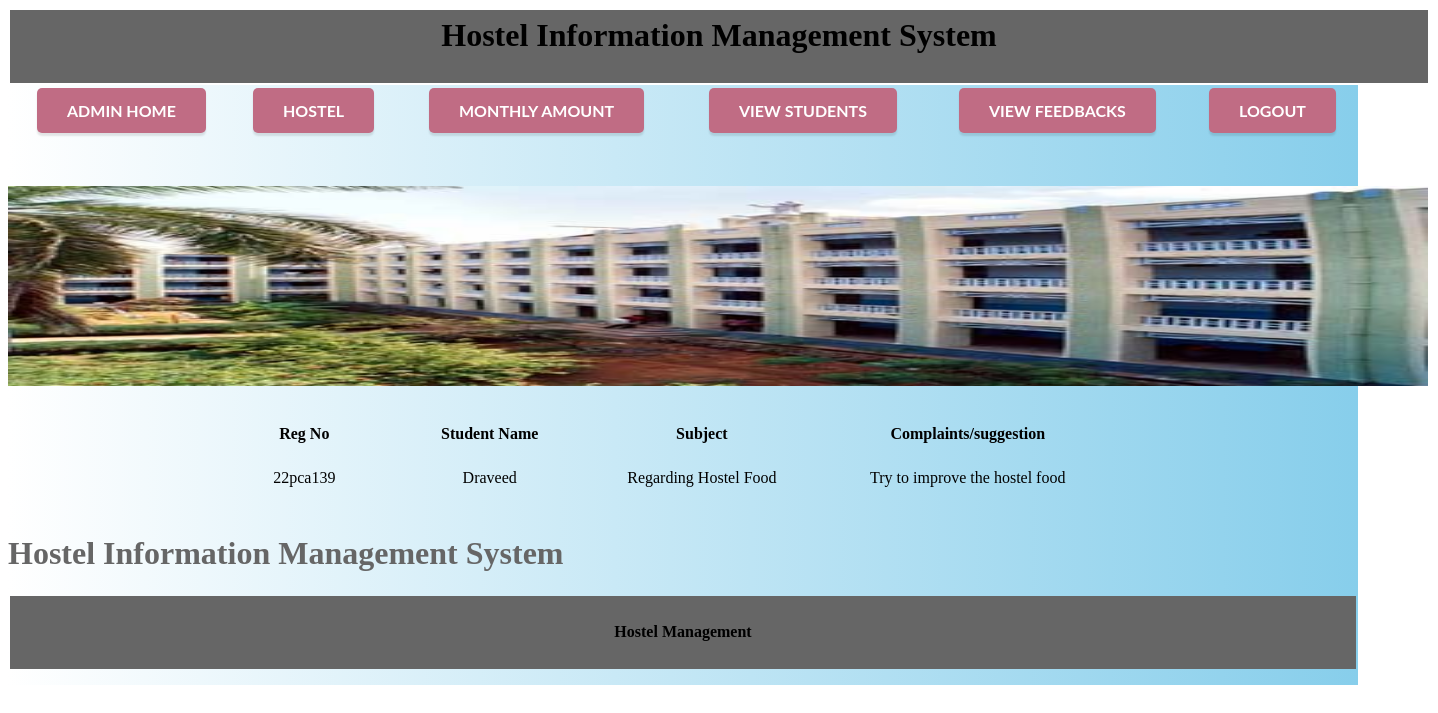
The page /ex/viewf.php on the database as committed earlier.
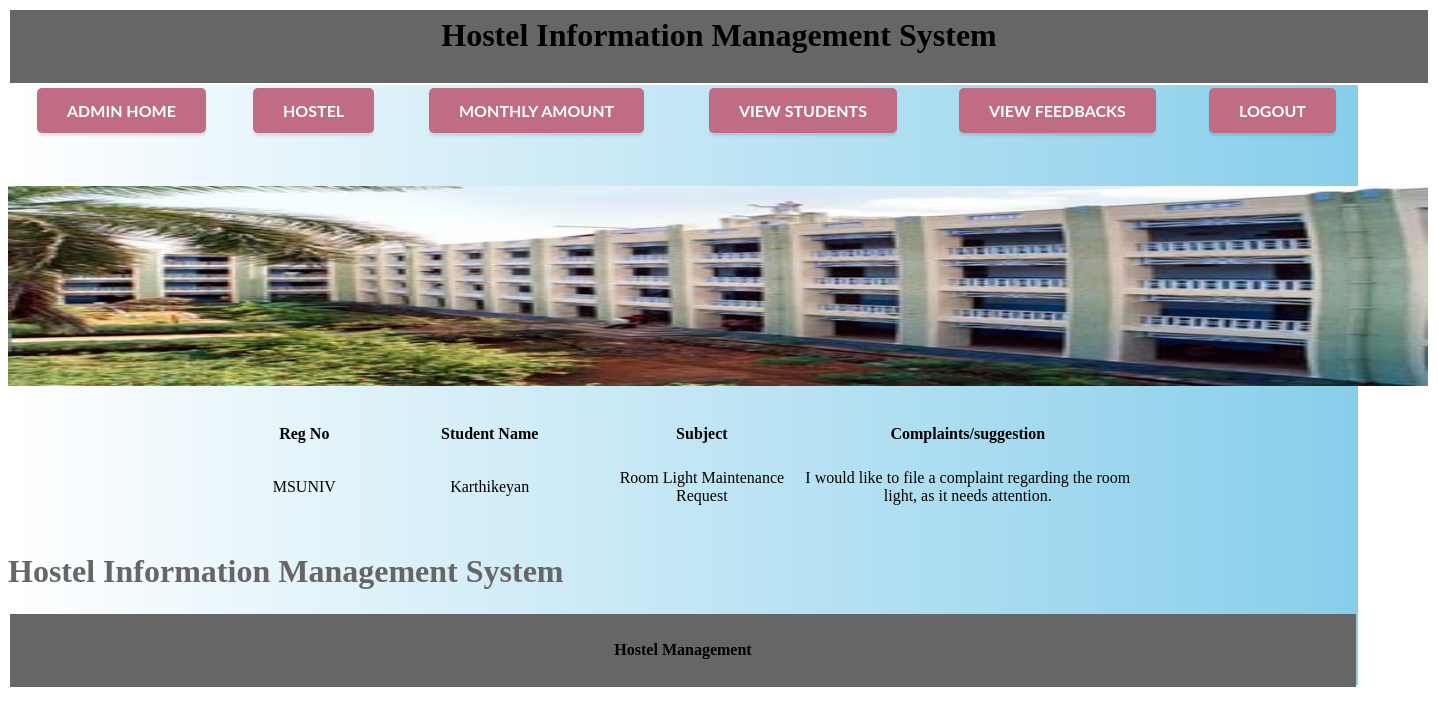
The same page on the database as committed later.
### tables this page shows
CREATE TABLE `suggest` (
  `id` varchar(20) NOT NULL,
  `reg` varchar(20) NOT NULL,
  `name` varchar(50) NOT NULL,
  `sub` varchar(50) NOT NULL,
  `cmpl` varchar(250) NOT NULL,
  `status` varchar(20) DEFAULT 'pending'
);

### ex/viewf.php (the view, shortened to what this page needs)
<?php
include("dbconnect.php");
extract($_POST);
?>
<html>
<head>
  <link rel="stylesheet" href="indexstyle.css">
  <link rel="stylesheet" href="gradient.css">
  <link rel="stylesheet" href="font.css">
</head>
<body>
  <table width="100%" border="0">
    <tr>
      <th height="73" bgcolor="#666666" scope="col"><h1>Hostel Information Management System</h1>
      </th>
    </tr>
  </table>
  <div id="grad3">
  <table width="100%" border="0">
    <tr>
      <th scope="col"><a href="adminhome.php" class="button pulse">Admin Home</a></th>
      <th scope="col"><a href="hostel.php" class="button pulse">Hostel</a></th>
      <th scope="col"><a href="amnt.php" class="button pulse">Monthly Amount</a></th>
      <th scope="col"><a href="viewstud.php" class="button pulse">View Students</a></th>
	  <th scope="col"><a href="viewf.php" class="button pulse">View Feedbacks</a></th>
      <th scope="col"><a href="index.php" class="button pulse">LogOut</a></th>
    </tr>
  </table>
  <p>&nbsp;</p>
  <div id="content">
   <img src="images\sh.jpg" width="1420" height="200">
<br>
<br>
<br>
<table width="67%" border="0" align="center">
        <tr>
          <td width="16%"><div align="center" class="style6"><strong><strong>Reg No</strong> </div></td>
		  <td width="25%"><div align="center" class="style6"><strong>Student Name</strong> </div></td>
	      <td width="22%"><div align="center" class="style6"><strong>Subject </strong></div></td>
		  <td width="37%"><div align="center" class="style6"><strong>Complaints/suggestion </strong></div></td>
        </tr>
			<tr>
		<td colspa="8">&nbsp;</td>
		</tr>
		<?php
		$qry=mysqli_query($connect,"select * from suggest");
		while($row=mysqli_fetch_array($qry))
		{
		?>
        <tr>
		   <td height="20"><div align="center"><?php echo $row['reg'];?></div></td>
		   <td><div align="center"><?php echo $row['name'];?></div></td>
		   <td><div align="center"><?php echo $row['sub'];?></div></td>
		    <td><div align="center"><?php echo $row['cmpl'];?></div></td>
        </tr>
		<tr>
		<td height="22" colspa="8">&nbsp;</td>
		</tr>
        <?php
		}
		?>
</table>
<marquee scrollamount="10"><h1><font color="#666666">Hostel Information Management System</h1></marquee>
<table width="100%" border="0">
    <tr>
      <th height="73" bgcolor="#666666" scope="col"><p>Hostel Management</p>
      </th>
    </tr>
</table>
</div>
</body>
</html>

Rows that differ between the two databases and show on the page:
removed suggest: reg "22pca139", name "Draveed", sub "Regarding Hostel Food", cmpl "Try to improve the hostel food"
added suggest: reg "MSUNIV", name "Karthikeyan", sub "Room Light Maintenance Request", cmpl "I would like to file a complaint regarding the room light, as it needs attention."
